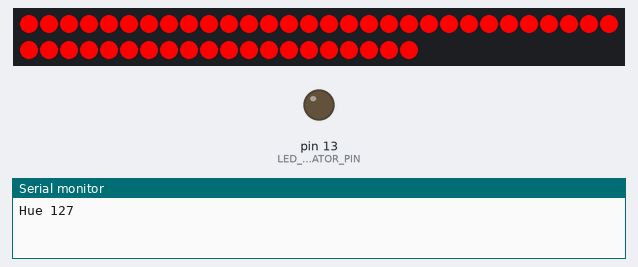
The sketch below on a simulated Arduino Uno, built with avr-gcc and run on an emulated ATmega328P. Parts: 50 RGB LEDs in strip order, left to right, continuing on the next row, output pins drawn as LEDs (lit = HIGH), the last lines printed to the serial monitor. Dim RGB values are drawn brighter than linear.

Above: at 0.17 s.
At 4.43 s:
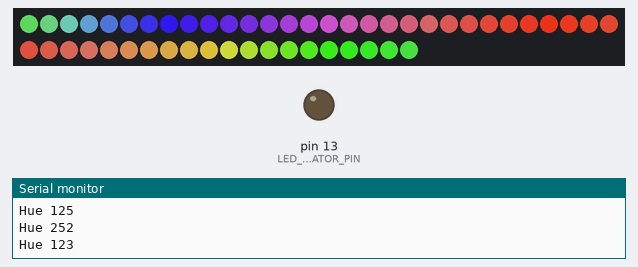
At 9.68 s:
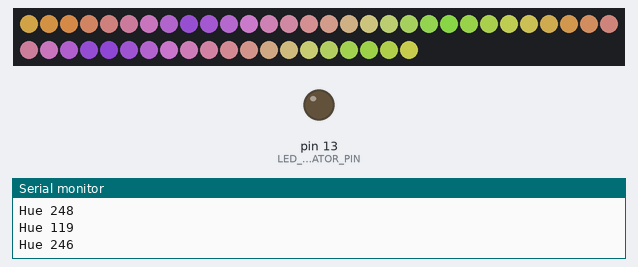
At 19.53 s:
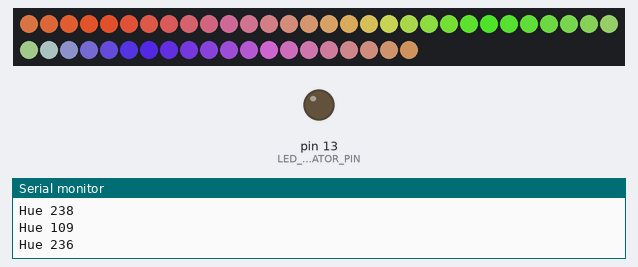
At 29.38 s:
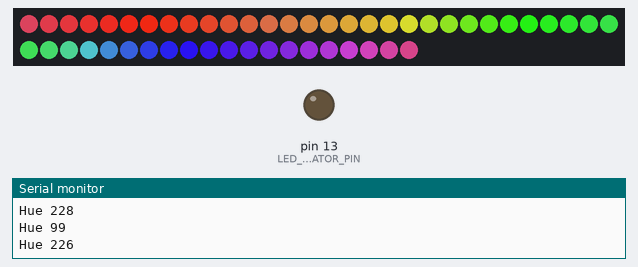
At 39.55 s:
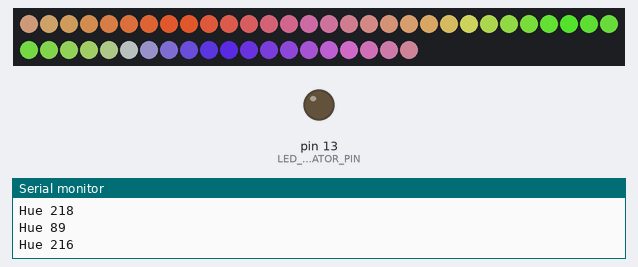

The sketch:

yet_another_led_jacket_wip.ino
```cpp
#include <FastLED.h>

#define BUFFER_LENGTH 50
#define LED_INDICATOR_PIN LED_BUILTIN
#define LED_DATA_PIN 4

CRGB led[BUFFER_LENGTH];
CRGB prev_led[BUFFER_LENGTH];
CRGB target_led[BUFFER_LENGTH];
CRGB next_led[BUFFER_LENGTH];

//
unsigned long switch_time = 0;
// updated every frame
unsigned long show_time = 0;
uint8_t hue = 0;

void initializeLeds()
{
  pinMode(LED_INDICATOR_PIN, OUTPUT);

  // Set uninitialised LEDs to a faint grey
  memset8(led, 255, BUFFER_LENGTH * sizeof(CRGB));

  FastLED.addLeds<WS2811, LED_DATA_PIN, GRB>(led, BUFFER_LENGTH).setCorrection(Typical8mmPixel);
  FastLED.show();
  for (int i = 0; i < BUFFER_LENGTH; i++) {
    prev_led[i] = led[i];
    target_led[i] = CHSV(hue, 255, 255);
  }
}

int idx = 0;

void setup() {
  initializeLeds();
  Serial.begin(9600);
}

uint8_t bytes_expected = 0xFF;
// 0 = even pixels
// 1 = odd pixels
uint8_t odd_or_even = 0xFF;
uint8_t bytes_recieved = 0xFF;
int count = 0;

void loop() {
  unsigned long now = millis();
  // Code here to populate next_led
  // Should read from the serial port
  for (int i = 0; i < BUFFER_LENGTH; i++) {
      next_led[i] = CHSV(hue + i * 5, 255, 255);
  }
  if (now >= switch_time) {
    for (int i = 0; i < BUFFER_LENGTH; i++) {
      prev_led[i] = target_led[i];
      target_led[i] = next_led[i];
    }
    hue += 127;
    switch_time += 1000;
    Serial.print("Hue "); Serial.println(hue);
  }
  // This scale calculation is a stand-in
  // for the actual scale calculation
  // which would be
  // time since we last switched / epoch time
  unsigned long scale = now % 1000;
  uint8_t scale_8 = scale *255/1000;
  blend(prev_led, target_led, led, BUFFER_LENGTH, scale_8);
  FastLED.show();
  //
  delay(30);
  count++;
}
```
